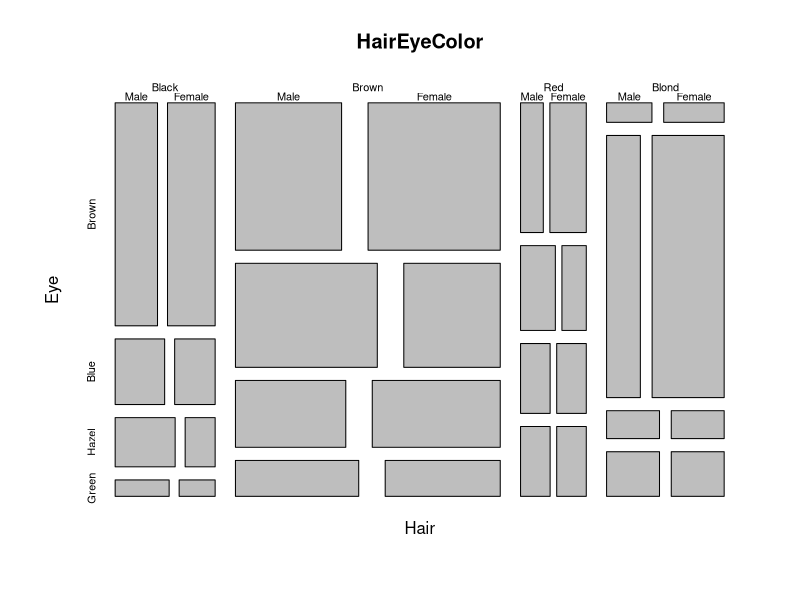
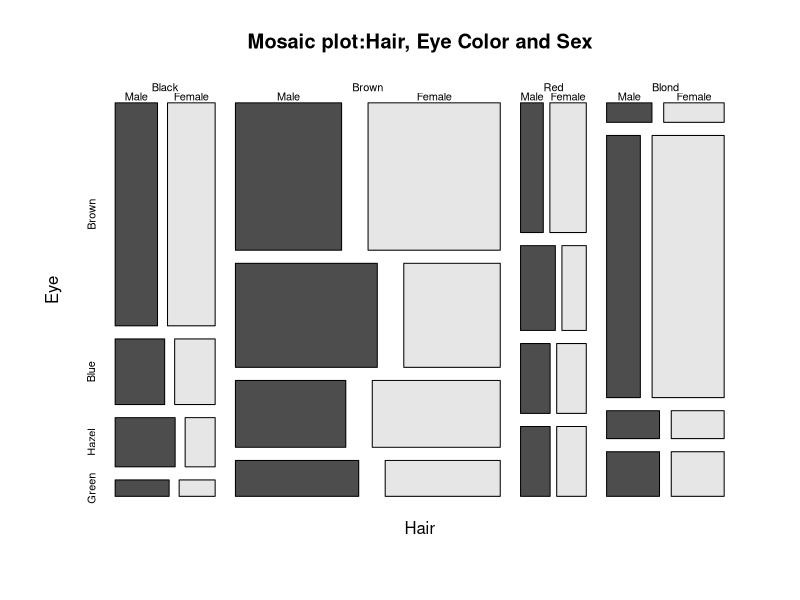
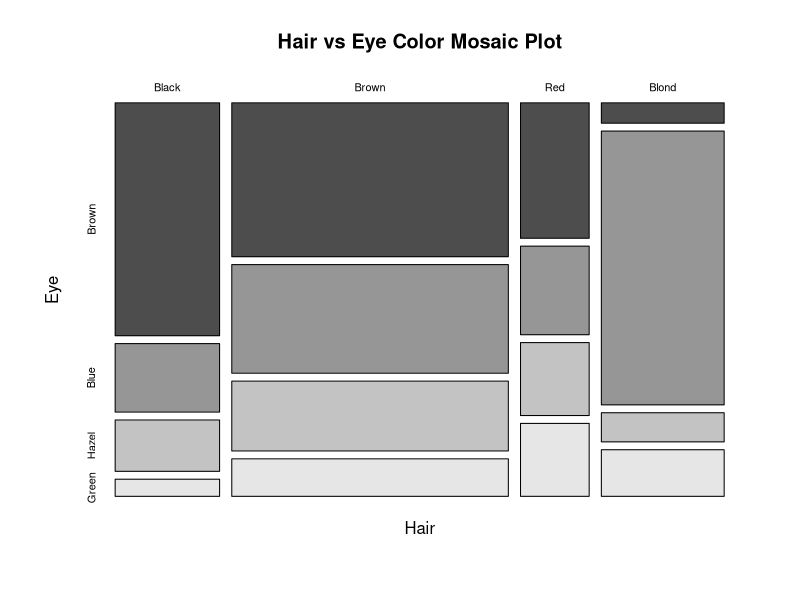
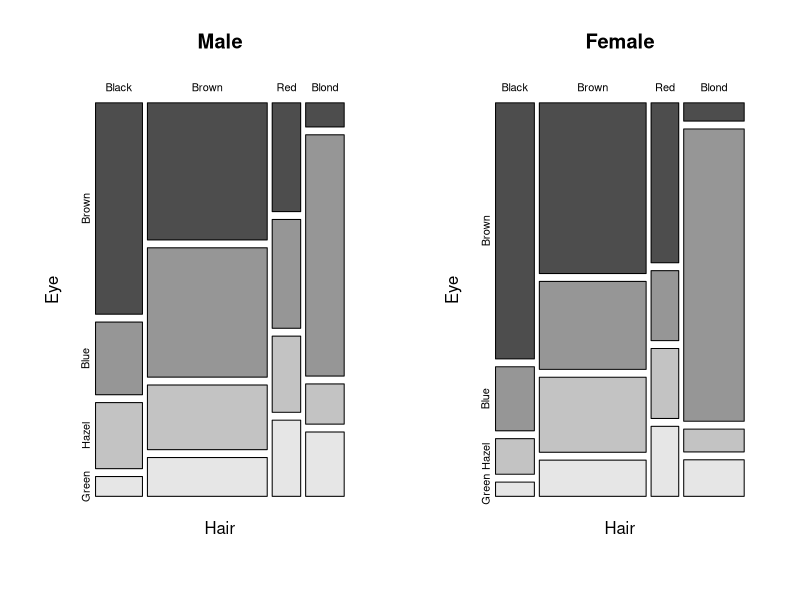
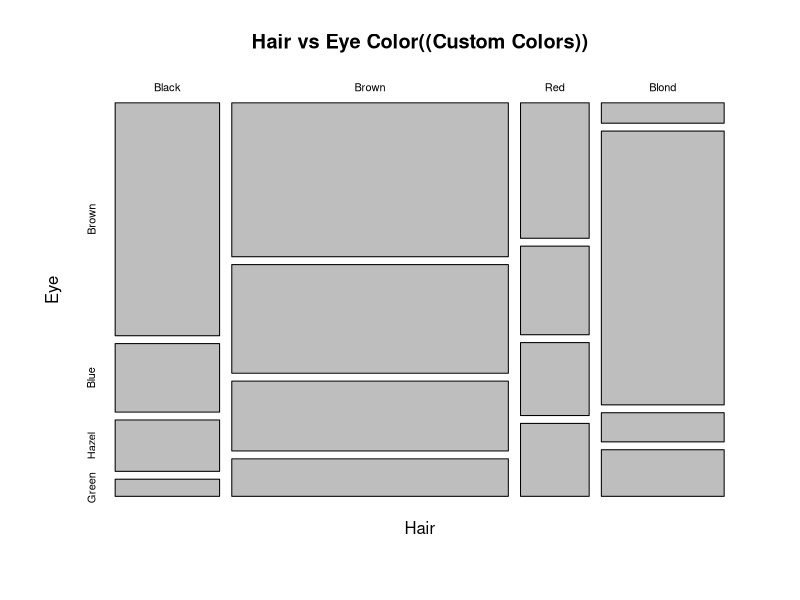
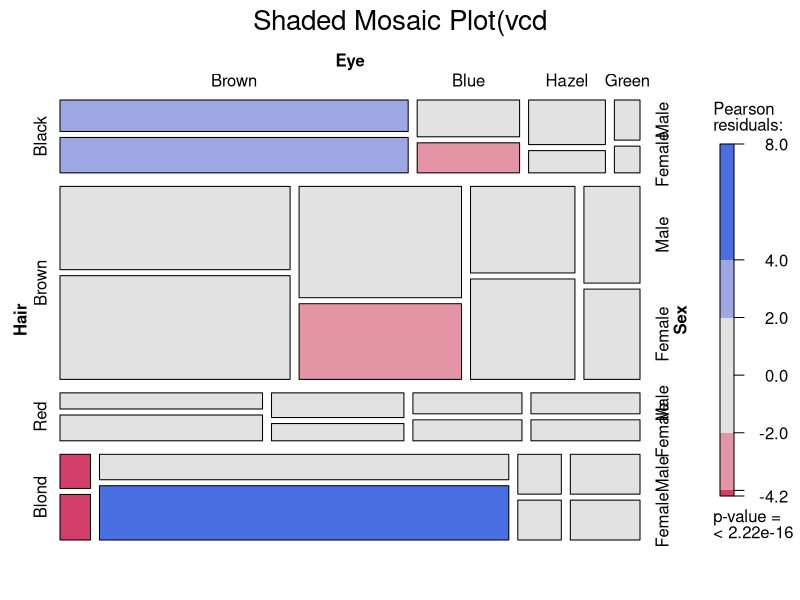
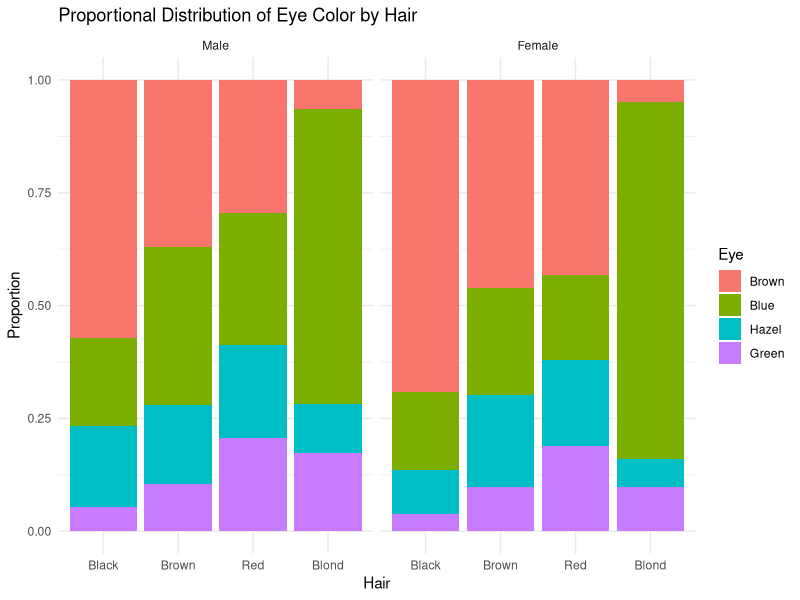
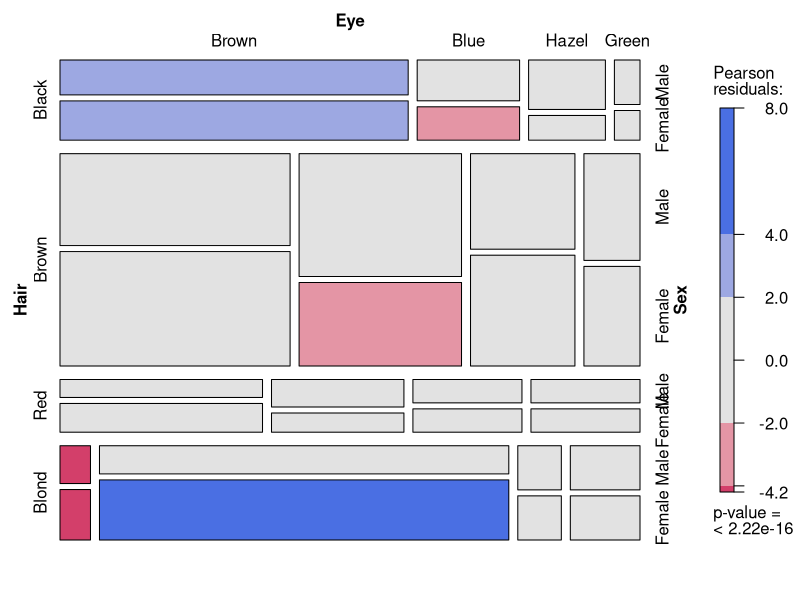

Here is the R script that generated these plots, in order:
#Load and Understand the HairEyeColor Dataset
#Load dataset
data(HairEyeColor)
#Check structure 
str(HairEyeColor)
View(HairEyeColor)
?HairEyeColor
#Very Basic Mosaic Plot(Base R)
mosaicplot(HairEyeColor)
#Add Titles and Colors
mosaicplot( HairEyeColor, main="Mosaic plot:Hair, Eye Color and Sex",
            color = TRUE)
#Two-variable Mosaic plot
HairEye2D <- margin.table(HairEyeColor,c(1,2))
mosaicplot( HairEye2D, main="Hair vs Eye Color Mosaic Plot",
            color = TRUE)
#Mosaic Plots by Sex
par(mfrow = c(1,2))
mosaicplot( HairEyeColor[,,"Male"],main = "Male",color = TRUE)
mosaicplot( HairEyeColor[,,"Female"],main = "Female",color = TRUE)
par(mfrow = c(1,1))
#Custom Colors
mosaicplot( HairEye2D, COL= c("brown","black","red","yellow"),
            main= "Hair vs Eye Color((Custom Colors))")
#Advanced Mosaic Plot using `vcd`
install.packages("vcd")
library(vcd)
mosaic( HairEyeColor,shade = TRUE, legend = TRUE,
        main = "Shaded Mosaic Plot(vcd")
#Convert Datasetto Data Frame (For ggplot)
hair_eye_df <-as.data.frame(HairEyeColor)
head(hair_eye_df)
#ggplot Alternative (Proportional Mosaic-Style plot)
library(ggplot2)
ggplot(hair_eye_df,aes(x = Hair, y = Freq, fill = Eye)) +
  geom_bar(stat = "identity",position = "fill") +
  facet_wrap(~Sex) + 
  labs(
    title = "Proportional Distribution of Eye Color by Hair",
    y = "Proportion"
  ) +
  theme_minimal()
#Advanced Mosaic with Resiudual Shading
mosaic( ~Hair + Eye + Sex, data=hair_eye_df,shade = TRUE, legend = TRUE)
